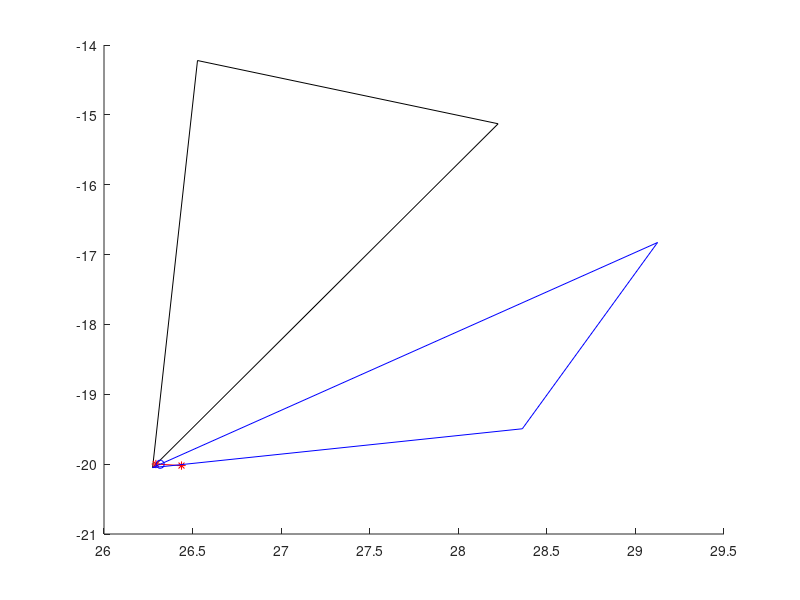

The MATLAB source for this figure:
clc;
close all;
clear all;
Trajectory = [26.2928117899171702731564437272027134895325, -19.9981242657784115124286472564563155174255
26.4374270878795272210481925867497920989990, -20.0204478994236652056315506342798471450806];

Nodes = [26.2743076500986596499842562479898333549500, -20.0499315592843316835569567047059535980225
	28.2249425386657506464871403295546770095825, -15.1274391101154819239127391483634710311890
	26.5278030126291248791403631912544369697571, -14.2223325001512481691179345943965017795563

    ];

Triangles = [1:size(Nodes, 1)];
Triangles = reshape(Triangles, 3, size(Nodes, 1) / 3);
Triangles = Triangles';

Nodes_p = [29.1247868412686230499275552574545145034790, -16.8273746316530043998227483825758099555969
	26.2743076500986596499842562479898333549500, -20.0499315592843316835569567047059535980225
	28.3615727790260265805954986717551946640015, -19.4936110492881518041485833236947655677795];

Triangles_p = [1:size(Nodes_p, 1)];
Triangles_p = reshape(Triangles_p, 3, size(Nodes_p, 1) / 3);
Triangles_p = Triangles_p';

figure(1)
% xlim([8.853 8.862])
% ylim([-31.482 -31.477])
patch('Vertices', Nodes, 'Faces', Triangles, 'FaceVertexCData', zeros(size(Nodes, 1), 1), 'FaceColor', ...
    'interp', 'EdgeAlpha', 1, 'facealpha', 0); hold on
plot(Trajectory(:, 1), Trajectory(:, 2), '*-r'); hold on
patch('Vertices', Nodes_p, 'Faces', Triangles_p, 'FaceVertexCData', zeros(size(Nodes_p, 1), 1), 'FaceColor', ...
    'interp', 'EdgeAlpha', 1, 'facealpha', 0, 'edgecolor', 'b'); hold on

% Trajectory = [8.8550243378648207936976177734322845935822, -31.4799578077525730179786478402093052864075
% 8.8611314120313622311186918523162603378296, -31.4815445753430118713822594145312905311584];
% 
plot(26.3168508926188167151849484071135520935059, -20.0018350773552846533220872515812516212463, 'ob'); hold on
